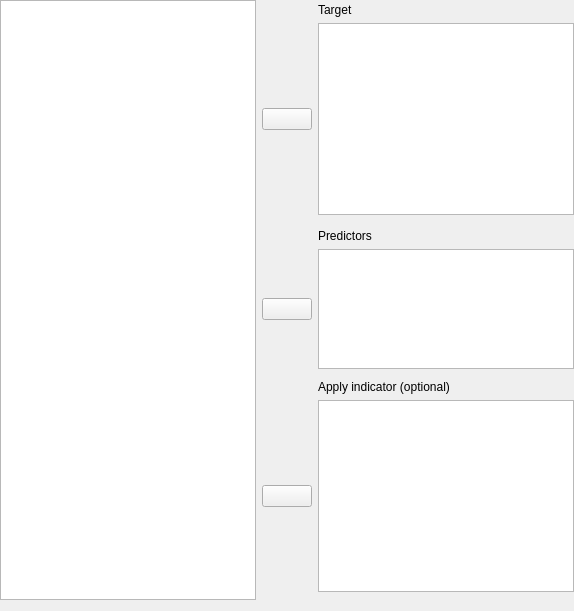
    <widget class="QWidget" name="topWidget" native="true">
     <layout class="QGridLayout" name="gridLayout_3">
      <property name="leftMargin">
       <number>0</number>
      </property>
      <property name="topMargin">
       <number>0</number>
      </property>
      <property name="rightMargin">
       <number>0</number>
      </property>
      <property name="verticalSpacing">
       <number>3</number>
      </property>
      <item row="10" column="2">
       <widget class="QLabel" name="label_4">
        <property name="sizePolicy">
         <sizepolicy hsizetype="Fixed" vsizetype="Preferred">
          <horstretch>0</horstretch>
          <verstretch>0</verstretch>
         </sizepolicy>
        </property>
        <property name="text">
         <string>Apply indicator (optional)</string>
        </property>
       </widget>
      </item>
      <item row="4" column="1">
       <spacer name="verticalSpacer_3">
        <property name="orientation">
         <enum>Qt::Vertical</enum>
        </property>
        <property name="sizeHint" stdset="0">
         <size>
          <width>20</width>
          <height>5</height>
         </size>
        </property>
       </spacer>
      </item>
      <item row="1" column="2">
       <widget class="QLabel" name="label_2">
        <property name="sizePolicy">
         <sizepolicy hsizetype="Fixed" vsizetype="Preferred">
          <horstretch>0</horstretch>
          <verstretch>0</verstretch>
         </sizepolicy>
        </property>
        <property name="text">
         <string>Target</string>
        </property>
       </widget>
      </item>
      <item row="12" column="1">
       <widget class="AssignButton" name="buttonAssignCovariates">
        <property name="sizePolicy">
         <sizepolicy hsizetype="Fixed" vsizetype="Fixed">
          <horstretch>0</horstretch>
          <verstretch>0</verstretch>
         </sizepolicy>
        </property>
        <property name="minimumSize">
         <size>
          <width>50</width>
          <height>0</height>
         </size>
        </property>
        <property name="maximumSize">
         <size>
          <width>50</width>
          <height>16777215</height>
         </size>
        </property>
        <property name="text">
         <string/>
        </property>
       </widget>
      </item>
      <item row="9" column="1">
       <spacer name="verticalSpacer">
        <property name="orientation">
         <enum>Qt::Vertical</enum>
        </property>
        <property name="sizeHint" stdset="0">
         <size>
          <width>20</width>
          <height>5</height>
         </size>
        </property>
       </spacer>
      </item>
      <item row="0" column="0" rowspan="14">
       <widget class="AvailableFieldsListView" name="listAvailableFields">
        <property name="sizePolicy">
         <sizepolicy hsizetype="Expanding" vsizetype="Preferred">
          <horstretch>0</horstretch>
          <verstretch>0</verstretch>
         </sizepolicy>
        </property>
        <property name="minimumSize">
         <size>
          <width>0</width>
          <height>0</height>
         </size>
        </property>
        <property name="maximumSize">
         <size>
          <width>16777215</width>
          <height>16777215</height>
         </size>
        </property>
        <property name="selectionMode">
         <enum>QAbstractItemView::ExtendedSelection</enum>
        </property>
       </widget>
      </item>
      <item row="8" column="1">
       <widget class="AssignButton" name="buttonAssignRandom">
        <property name="sizePolicy">
         <sizepolicy hsizetype="Fixed" vsizetype="Fixed">
          <horstretch>0</horstretch>
          <verstretch>0</verstretch>
         </sizepolicy>
        </property>
        <property name="minimumSize">
         <size>
          <width>50</width>
          <height>0</height>
         </size>
        </property>
        <property name="maximumSize">
         <size>
          <width>50</width>
          <height>16777215</height>
         </size>
        </property>
        <property name="text">
         <string/>
        </property>
       </widget>
      </item>
      <item row="3" column="2">
       <widget class="boundSingleItemView" name="target">
        <property name="sizePolicy">
         <sizepolicy hsizetype="Expanding" vsizetype="Fixed">
          <horstretch>0</horstretch>
          <verstretch>0</verstretch>
         </sizepolicy>
        </property>
        <property name="minimumSize">
         <size>
          <width>0</width>
          <height>0</height>
         </size>
        </property>
        <property name="maximumSize">
         <size>
          <width>16777215</width>
          <height>16777215</height>
         </size>
        </property>
        <property name="selectionMode">
         <enum>QAbstractItemView::ExtendedSelection</enum>
        </property>
       </widget>
      </item>
      <item row="12" column="2">
       <widget class="boundSingleItemView" name="indicator">
        <property name="sizePolicy">
         <sizepolicy hsizetype="Expanding" vsizetype="Fixed">
          <horstretch>0</horstretch>
          <verstretch>0</verstretch>
         </sizepolicy>
        </property>
        <property name="minimumSize">
         <size>
          <width>0</width>
          <height>0</height>
         </size>
        </property>
        <property name="maximumSize">
         <size>
          <width>16777215</width>
          <height>16777215</height>
         </size>
        </property>
        <property name="selectionMode">
         <enum>QAbstractItemView::ExtendedSelection</enum>
        </property>
       </widget>
      </item>
      <item row="6" column="2">
       <widget class="QLabel" name="label_3">
        <property name="sizePolicy">
         <sizepolicy hsizetype="Fixed" vsizetype="Preferred">
          <horstretch>0</horstretch>
          <verstretch>0</verstretch>
         </sizepolicy>
        </property>
        <property name="text">
         <string>Predictors</string>
        </property>
       </widget>
      </item>
      <item row="13" column="1">
       <spacer name="verticalSpacer_2">
        <property name="orientation">
         <enum>Qt::Vertical</enum>
        </property>
        <property name="sizeHint" stdset="0">
         <size>
          <width>20</width>
          <height>5</height>
         </size>
        </property>
       </spacer>
      </item>
      <item row="3" column="1">
       <widget class="AssignButton" name="buttonAssignFixed">
        <property name="sizePolicy">
         <sizepolicy hsizetype="Fixed" vsizetype="Fixed">
          <horstretch>0</horstretch>
          <verstretch>0</verstretch>
         </sizepolicy>
        </property>
        <property name="minimumSize">
         <size>
          <width>50</width>
          <height>0</height>
         </size>
        </property>
        <property name="maximumSize">
         <size>
          <width>50</width>
          <height>16777215</height>
         </size>
        </property>
        <property name="text">
         <string/>
        </property>
       </widget>
      </item>
      <item row="8" column="2">
       <widget class="BoundListView" name="predictors">
        <property name="sizePolicy">
         <sizepolicy hsizetype="Expanding" vsizetype="Fixed">
          <horstretch>0</horstretch>
          <verstretch>0</verstretch>
         </sizepolicy>
        </property>
        <property name="minimumSize">
         <size>
          <width>0</width>
          <height>120</height>
         </size>
        </property>
        <property name="maximumSize">
         <size>
          <width>16777215</width>
          <height>120</height>
         </size>
        </property>
        <property name="editTriggers">
         <set>QAbstractItemView::AllEditTriggers</set>
        </property>
        <property name="selectionMode">
         <enum>QAbstractItemView::ExtendedSelection</enum>
        </property>
       </widget>
      </item>
     </layout>
    </widget>
